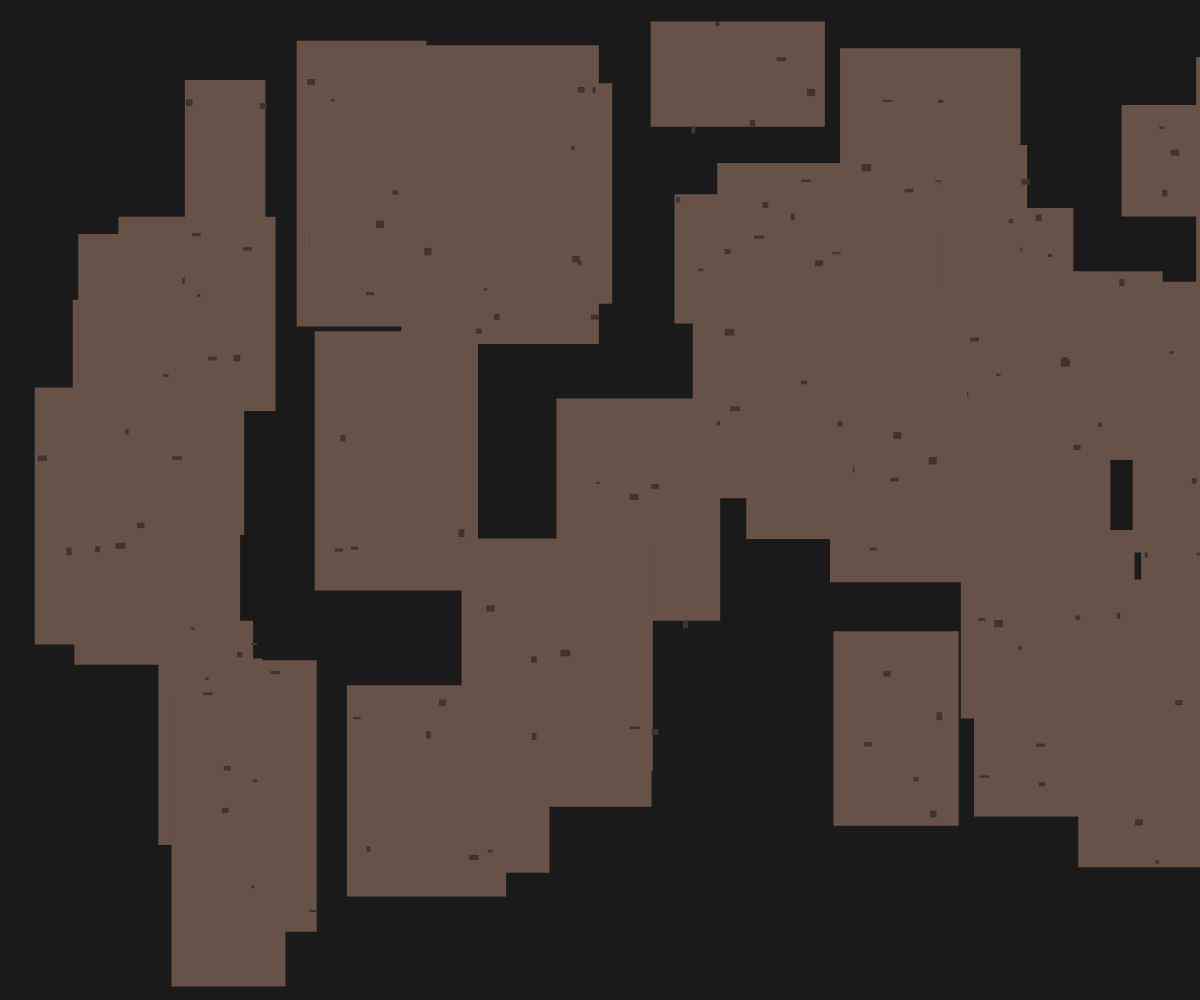
Frame 1 (no input)
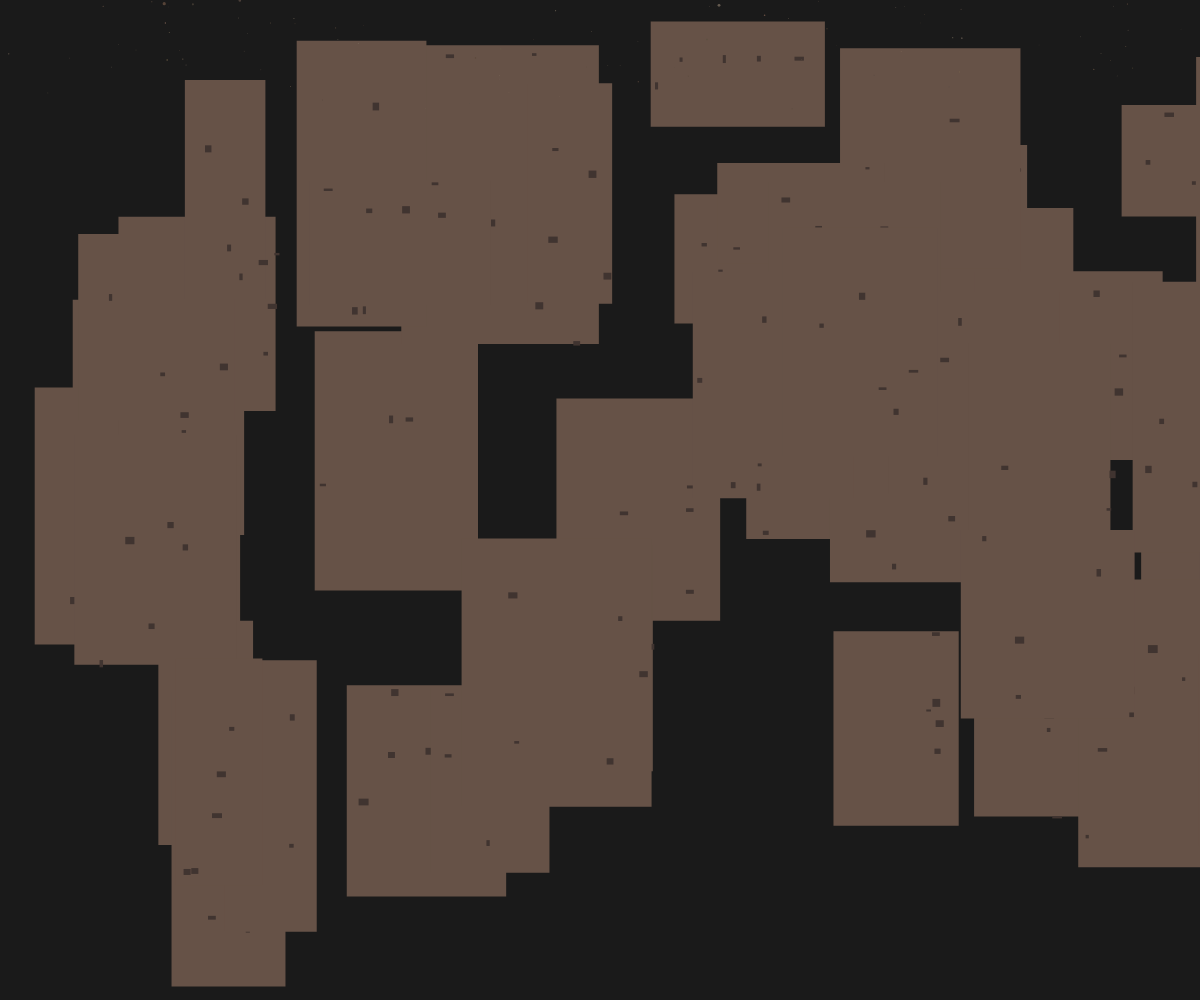
Frame 60 (no input)
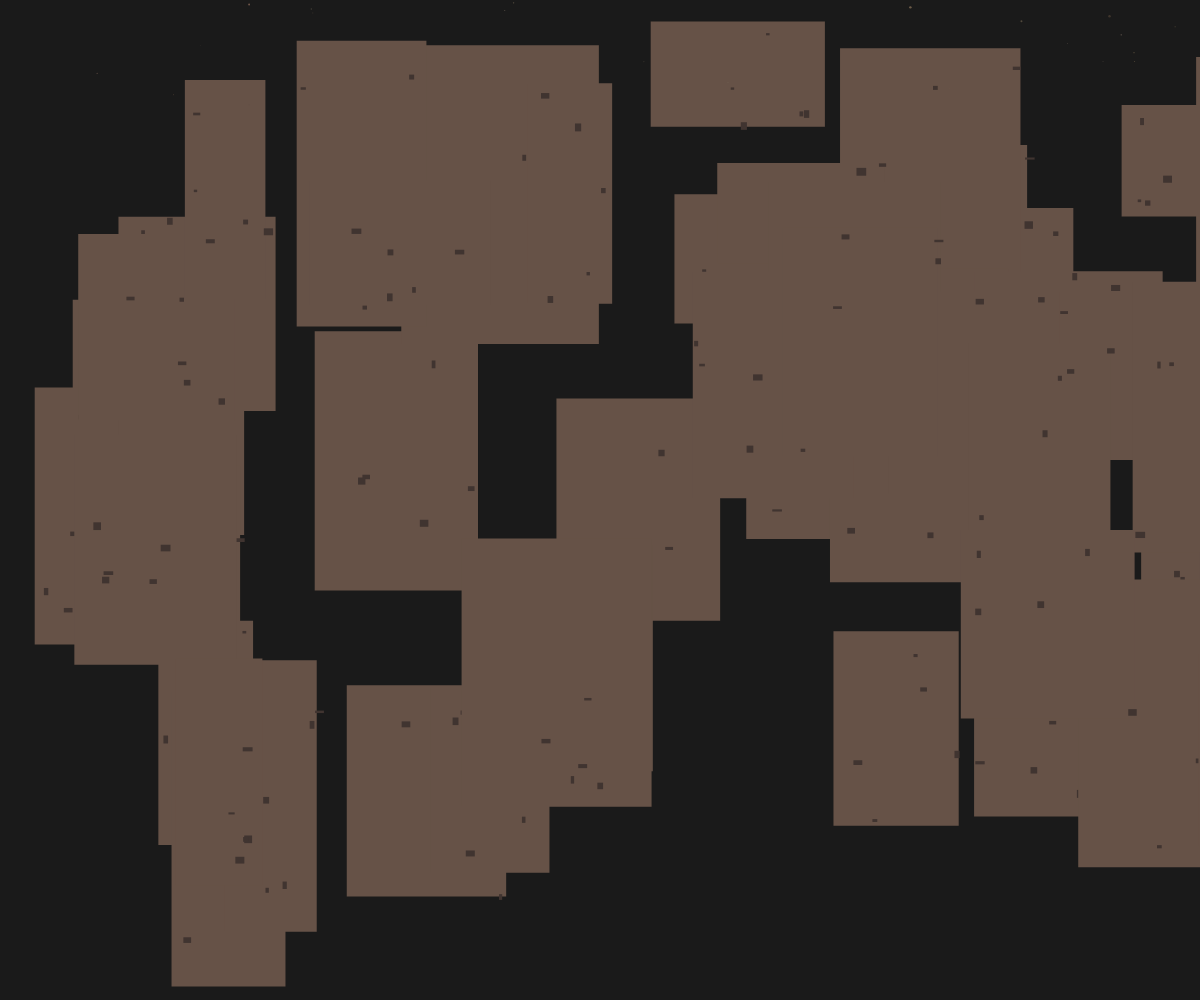
Frame 120 (the mouse pressed at the canvas centre since frame 60)

The p5.js sketch that drew these frames (run headless with seeded random() and noise() and a simulated clock; from frame 60 on, the mouse is pressed at the canvas centre):

// p5.js sketch
// ── sketch.js
let stoneFacades = [];
let fallingParticles = [];
let time = 0;

function setup() {
  createCanvas(windowWidth, windowHeight);
  colorMode(HSB, 360, 100, 100, 1);

  // Create stone facade segments
  for (let i = 0; i < 50; i++) {
    let x = random(width);
    let y = random(height * 0.7);
    let w = random(80, 200);
    let h = random(100, 300);
    stoneFacades.push({ x, y, w, h });
  }

  // Initialize some particles
  for (let i = 0; i < 100; i++) {
    fallingParticles.push({
      x: random(width),
      y: random(-50, -10),
      size: random(1, 4),
      speed: random(0.5, 2),
      hue: random(20, 40), // stone brown
      saturation: random(20, 40),
      lightness: random(30, 60),
      angle: random(TWO_PI)
    });
  }
}

function draw() {
  time += 0.01;

  // Draw background with dark gray
  background(0, 0, 10);

  // Draw stone facades
  noStroke();
  for (let facade of stoneFacades) {
    fill(20, 30, 40); // dark stone color
    rect(facade.x, facade.y, facade.w, facade.h);
    
    // Add some weathering details
    fill(15, 25, 25);
    for (let i = 0; i < 5; i++) {
      let x = random(facade.x, facade.x + facade.w);
      let y = random(facade.y, facade.y + facade.h);
      let w = random(3, 10);
      let h = random(2, 8);
      rect(x, y, w, h);
    }
  }

  // Update and draw falling particles
  for (let i = fallingParticles.length - 1; i >= 0; i--) {
    let p = fallingParticles[i];
    
    // Apply gravity
    p.y += p.speed;
    p.x += sin(time * 0.5 + p.y * 0.01) * 0.2;

    // Update size and fade out
    p.size *= 0.98;
    
    // Draw particle
    noStroke();
    fill(p.hue, p.saturation, p.lightness, 0.7);
    ellipse(p.x, p.y, p.size);

    // Remove if off screen or too small
    if (p.y > height || p.size < 0.5) {
      fallingParticles.splice(i, 1);
    }
  }

  // Occasionally spawn new particles to simulate ongoing dissolution
  if (frameCount % 3 === 0 && fallingParticles.length < 200) {
    let x = random(width);
    let y = -10;
    fallingParticles.push({
      x,
      y,
      size: random(1, 4),
      speed: random(0.5, 2),
      hue: random(20, 40),
      saturation: random(20, 40),
      lightness: random(30, 60),
      angle: random(TWO_PI)
    });
  }
}

function windowResized() {
  resizeCanvas(windowWidth, windowHeight);
}
